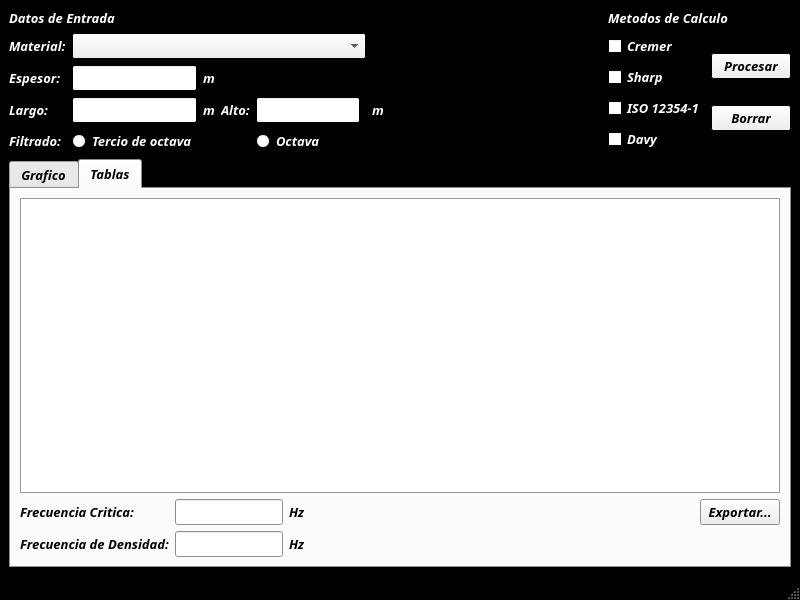
<?xml version="1.0" encoding="UTF-8"?>
<ui version="4.0">
 <class>MainWindow</class>
 <widget class="QMainWindow" name="MainWindow">
  <property name="geometry">
   <rect>
    <x>0</x>
    <y>0</y>
    <width>800</width>
    <height>600</height>
   </rect>
  </property>
  <property name="sizePolicy">
   <sizepolicy hsizetype="Preferred" vsizetype="Preferred">
    <horstretch>0</horstretch>
    <verstretch>0</verstretch>
   </sizepolicy>
  </property>
  <property name="minimumSize">
   <size>
    <width>800</width>
    <height>600</height>
   </size>
  </property>
  <property name="palette">
   <palette>
    <active>
     <colorrole role="WindowText">
      <brush brushstyle="SolidPattern">
       <color alpha="255">
        <red>255</red>
        <green>255</green>
        <blue>255</blue>
       </color>
      </brush>
     </colorrole>
     <colorrole role="Base">
      <brush brushstyle="SolidPattern">
       <color alpha="255">
        <red>255</red>
        <green>255</green>
        <blue>255</blue>
       </color>
      </brush>
     </colorrole>
     <colorrole role="Window">
      <brush brushstyle="SolidPattern">
       <color alpha="255">
        <red>0</red>
        <green>0</green>
        <blue>0</blue>
       </color>
      </brush>
     </colorrole>
    </active>
    <inactive>
     <colorrole role="WindowText">
      <brush brushstyle="SolidPattern">
       <color alpha="255">
        <red>255</red>
        <green>255</green>
        <blue>255</blue>
       </color>
      </brush>
     </colorrole>
     <colorrole role="Base">
      <brush brushstyle="SolidPattern">
       <color alpha="255">
        <red>255</red>
        <green>255</green>
        <blue>255</blue>
       </color>
      </brush>
     </colorrole>
     <colorrole role="Window">
      <brush brushstyle="SolidPattern">
       <color alpha="255">
        <red>0</red>
        <green>0</green>
        <blue>0</blue>
       </color>
      </brush>
     </colorrole>
    </inactive>
    <disabled>
     <colorrole role="WindowText">
      <brush brushstyle="SolidPattern">
       <color alpha="255">
        <red>190</red>
        <green>190</green>
        <blue>190</blue>
       </color>
      </brush>
     </colorrole>
     <colorrole role="Base">
      <brush brushstyle="SolidPattern">
       <color alpha="255">
        <red>0</red>
        <green>0</green>
        <blue>0</blue>
       </color>
      </brush>
     </colorrole>
     <colorrole role="Window">
      <brush brushstyle="SolidPattern">
       <color alpha="255">
        <red>0</red>
        <green>0</green>
        <blue>0</blue>
       </color>
      </brush>
     </colorrole>
    </disabled>
   </palette>
  </property>
  <property name="font">
   <font>
    <family>Sawasdee</family>
    <pointsize>10</pointsize>
    <weight>75</weight>
    <italic>true</italic>
    <bold>true</bold>
   </font>
  </property>
  <property name="windowTitle">
   <string>TP1 - Acustica 2</string>
  </property>
  <widget class="QWidget" name="mainwidget">
   <property name="minimumSize">
    <size>
     <width>798</width>
     <height>0</height>
    </size>
   </property>
   <layout class="QGridLayout" name="gridLayout_3">
    <item row="0" column="0">
     <layout class="QGridLayout" name="input_frame">
      <item row="0" column="0">
       <widget class="QLabel" name="label_title">
        <property name="text">
         <string>Datos de Entrada</string>
        </property>
       </widget>
      </item>
      <item row="0" column="1" colspan="2">
       <widget class="QLabel" name="label_title_2">
        <property name="text">
         <string>Metodos de Calculo</string>
        </property>
       </widget>
      </item>
      <item row="1" column="1">
       <layout class="QVBoxLayout" name="select_layout">
        <item>
         <widget class="QCheckBox" name="checkbox_cremer">
          <property name="text">
           <string>Cremer</string>
          </property>
         </widget>
        </item>
        <item>
         <widget class="QCheckBox" name="checkbox_sharp">
          <property name="text">
           <string>Sharp</string>
          </property>
         </widget>
        </item>
        <item>
         <widget class="QCheckBox" name="checkbox_iso">
          <property name="text">
           <string>ISO 12354-1</string>
          </property>
         </widget>
        </item>
        <item>
         <widget class="QCheckBox" name="checkbox_davy">
          <property name="text">
           <string>Davy</string>
          </property>
         </widget>
        </item>
       </layout>
      </item>
      <item row="1" column="2">
       <layout class="QVBoxLayout" name="process_layout">
        <item>
         <widget class="QPushButton" name="button_process">
          <property name="text">
           <string>Procesar</string>
          </property>
         </widget>
        </item>
        <item>
         <widget class="QPushButton" name="button_clear">
          <property name="text">
           <string>Borrar</string>
          </property>
         </widget>
        </item>
       </layout>
      </item>
      <item row="1" column="0">
       <layout class="QGridLayout" name="input_layout">
        <item row="1" column="0">
         <widget class="QLabel" name="label_thick">
          <property name="text">
           <string>Espesor:</string>
          </property>
         </widget>
        </item>
        <item row="3" column="0">
         <widget class="QLabel" name="label_filt">
          <property name="text">
           <string>Filtrado:</string>
          </property>
         </widget>
        </item>
        <item row="2" column="2">
         <widget class="QLabel" name="label_unit_2">
          <property name="text">
           <string>m</string>
          </property>
         </widget>
        </item>
        <item row="2" column="1">
         <widget class="QLineEdit" name="input_lx"/>
        </item>
        <item row="2" column="6">
         <widget class="QLabel" name="label_unit">
          <property name="text">
           <string>m</string>
          </property>
         </widget>
        </item>
        <item row="2" column="0">
         <widget class="QLabel" name="label_lx">
          <property name="text">
           <string>Largo:</string>
          </property>
         </widget>
        </item>
        <item row="1" column="2">
         <widget class="QLabel" name="label_unit_1">
          <property name="text">
           <string>m</string>
          </property>
         </widget>
        </item>
        <item row="1" column="1">
         <widget class="QLineEdit" name="input_thick"/>
        </item>
        <item row="0" column="1" colspan="5">
         <widget class="QComboBox" name="cb_material"/>
        </item>
        <item row="2" column="3">
         <widget class="QLabel" name="label_ly">
          <property name="text">
           <string>Alto:</string>
          </property>
         </widget>
        </item>
        <item row="3" column="4">
         <widget class="QRadioButton" name="radio_octave">
          <property name="text">
           <string>Octava</string>
          </property>
         </widget>
        </item>
        <item row="0" column="6">
         <spacer name="horizontalSpacer_2">
          <property name="orientation">
           <enum>Qt::Horizontal</enum>
          </property>
          <property name="sizeHint" stdset="0">
           <size>
            <width>250</width>
            <height>20</height>
           </size>
          </property>
         </spacer>
        </item>
        <item row="0" column="0">
         <widget class="QLabel" name="label_material">
          <property name="text">
           <string>Material:</string>
          </property>
         </widget>
        </item>
        <item row="2" column="4">
         <widget class="QLineEdit" name="input_ly"/>
        </item>
        <item row="3" column="1">
         <widget class="QRadioButton" name="radio_third">
          <property name="text">
           <string>Tercio de octava</string>
          </property>
         </widget>
        </item>
       </layout>
      </item>
     </layout>
    </item>
    <item row="1" column="0">
     <widget class="QTabWidget" name="output_tabs">
      <property name="palette">
       <palette>
        <active>
         <colorrole role="WindowText">
          <brush brushstyle="SolidPattern">
           <color alpha="255">
            <red>0</red>
            <green>0</green>
            <blue>0</blue>
           </color>
          </brush>
         </colorrole>
         <colorrole role="Base">
          <brush brushstyle="SolidPattern">
           <color alpha="255">
            <red>255</red>
            <green>255</green>
            <blue>255</blue>
           </color>
          </brush>
         </colorrole>
         <colorrole role="Window">
          <brush brushstyle="SolidPattern">
           <color alpha="255">
            <red>203</red>
            <green>197</green>
            <blue>193</blue>
           </color>
          </brush>
         </colorrole>
        </active>
        <inactive>
         <colorrole role="WindowText">
          <brush brushstyle="SolidPattern">
           <color alpha="255">
            <red>0</red>
            <green>0</green>
            <blue>0</blue>
           </color>
          </brush>
         </colorrole>
         <colorrole role="Base">
          <brush brushstyle="SolidPattern">
           <color alpha="255">
            <red>255</red>
            <green>255</green>
            <blue>255</blue>
           </color>
          </brush>
         </colorrole>
         <colorrole role="Window">
          <brush brushstyle="SolidPattern">
           <color alpha="255">
            <red>203</red>
            <green>197</green>
            <blue>193</blue>
           </color>
          </brush>
         </colorrole>
        </inactive>
        <disabled>
         <colorrole role="WindowText">
          <brush brushstyle="SolidPattern">
           <color alpha="255">
            <red>190</red>
            <green>190</green>
            <blue>190</blue>
           </color>
          </brush>
         </colorrole>
         <colorrole role="Base">
          <brush brushstyle="SolidPattern">
           <color alpha="255">
            <red>203</red>
            <green>197</green>
            <blue>193</blue>
           </color>
          </brush>
         </colorrole>
         <colorrole role="Window">
          <brush brushstyle="SolidPattern">
           <color alpha="255">
            <red>203</red>
            <green>197</green>
            <blue>193</blue>
           </color>
          </brush>
         </colorrole>
        </disabled>
       </palette>
      </property>
      <property name="currentIndex">
       <number>1</number>
      </property>
      <widget class="QWidget" name="plot_tab">
       <attribute name="title">
        <string>Grafico</string>
       </attribute>
       <widget class="MplWidget" name="MplWidget" native="true">
        <property name="geometry">
         <rect>
          <x>9</x>
          <y>10</y>
          <width>761</width>
          <height>351</height>
         </rect>
        </property>
       </widget>
      </widget>
      <widget class="QWidget" name="table_tab">
       <attribute name="title">
        <string>Tablas</string>
       </attribute>
       <layout class="QGridLayout" name="gridLayout_2">
        <item row="1" column="1">
         <widget class="QLineEdit" name="show_fc">
          <property name="readOnly">
           <bool>true</bool>
          </property>
         </widget>
        </item>
        <item row="0" column="0" colspan="5">
         <widget class="QTableView" name="table_R"/>
        </item>
        <item row="1" column="0">
         <widget class="QLabel" name="label_fc">
          <property name="text">
           <string>Frecuencia Critica:</string>
          </property>
         </widget>
        </item>
        <item row="1" column="2">
         <widget class="QLabel" name="label_unit_3">
          <property name="text">
           <string>Hz</string>
          </property>
         </widget>
        </item>
        <item row="1" column="4">
         <widget class="QPushButton" name="button_export">
          <property name="text">
           <string>Exportar...</string>
          </property>
         </widget>
        </item>
        <item row="2" column="0">
         <widget class="QLabel" name="label_fd">
          <property name="text">
           <string>Frecuencia de Densidad:</string>
          </property>
         </widget>
        </item>
        <item row="2" column="2">
         <widget class="QLabel" name="label_unit_4">
          <property name="text">
           <string>Hz</string>
          </property>
         </widget>
        </item>
        <item row="2" column="1">
         <widget class="QLineEdit" name="show_fd">
          <property name="readOnly">
           <bool>true</bool>
          </property>
         </widget>
        </item>
        <item row="1" column="3">
         <spacer name="horizontalSpacer">
          <property name="orientation">
           <enum>Qt::Horizontal</enum>
          </property>
          <property name="sizeHint" stdset="0">
           <size>
            <width>400</width>
            <height>20</height>
           </size>
          </property>
         </spacer>
        </item>
       </layout>
      </widget>
     </widget>
    </item>
   </layout>
  </widget>
  <widget class="QStatusBar" name="statusbar"/>
 </widget>
 <customwidgets>
  <customwidget>
   <class>MplWidget</class>
   <extends>QWidget</extends>
   <header>mplwidget.h</header>
   <container>1</container>
  </customwidget>
 </customwidgets>
 <resources/>
 <connections/>
</ui>
